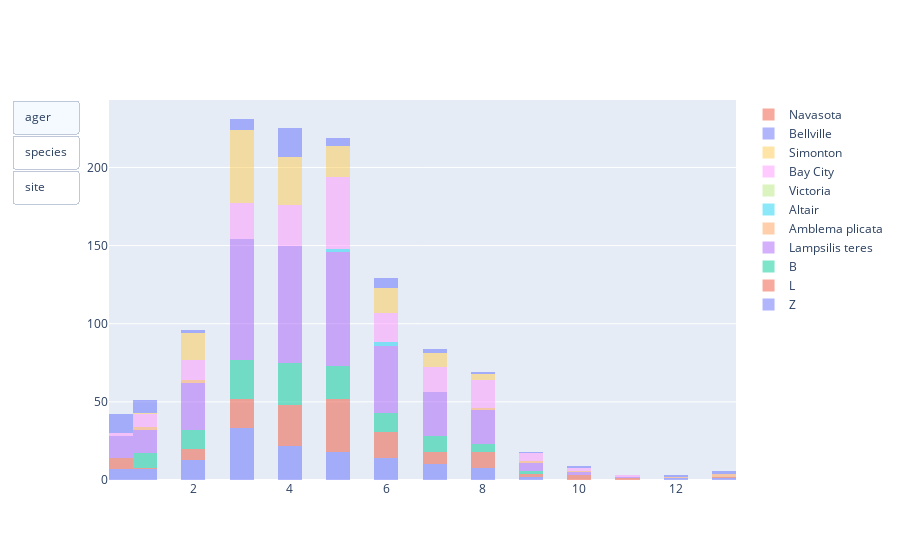

Notebook code cell kept with this figure:
### Code cell
#At work, I am treated with respect.
#defining list_updatemenus
list_updatemenus = [{'label': 'ager',
                     'method': 'update',
                     'args': [{'visible': [True, True, True, False, False, False, False, False, False, False, False, False]}, {'title': ''}]},
                    {'label': 'species',
                     'method': 'update',
                     'args': [{'visible': [False, False, False, True, True, False, False, False, False, False, False, False]}, {'title': ''}]},
                    {'label': 'site',
                     'method': 'update',
                     'args': [{'visible': [False, False, False, False, False, True, True, True, True, True, True, True]}, {'title': ''}]},   
                   ]
#defining graph objects
x_ager1 = df[df['ager']=="Z"]["age"]
x_ager2 = df[df['ager']=="L"]["age"]
x_ager3 = df[df['ager']=="B"]["age"]
x_teres = df[df['species']=="teres"]["age"]          
x_plicata = df[df['species']=="plicata"]["age"]
x_site1 = df[df['site']=="Altair, TX"]["age"]
x_site2 = df[df['site']=="Gonzales, TX "]["age"]
x_site3 = df[df['site']=="Victoria, TX"]["age"]
x_site4 = df[df['site']=="Bay City, TX"]["age"]
x_site5 = df[df['site']=="Simonton, TX"]["age"]
x_site6 = df[df['site']=="Bellville, TX"]["age"]
x_site7 = df[df['site']=="Navasota, TX"]["age"]
                 
#defining data
data=[go.Histogram(x=x_ager1,name='Z',opacity = .5),
      go.Histogram(x=x_ager2,name='L',opacity = .5),
      go.Histogram(x=x_ager3,name='B',opacity = .5),
      go.Histogram(x=x_teres,name='Lampsilis teres',opacity = .5),
      go.Histogram(x=x_plicata,name='Amblema plicata',opacity = .5),
      go.Histogram(x=x_site1,name='Altair',opacity = .5),
      go.Histogram(x=x_site2,name='Gonzales', opacity = .5),
      go.Histogram(x=x_site3,name='Victoria',opacity = .5),
      go.Histogram(x=x_site4,name='Bay City',opacity = .5),
      go.Histogram(x=x_site5,name='Simonton',opacity = .5),
      go.Histogram(x=x_site6,name='Bellville',opacity = .5),
      go.Histogram(x=x_site7,name='Navasota',opacity = .5),
     
     ]


#defining layout
layout=go.Layout(title='',updatemenus=list([dict(buttons= list_updatemenus,type = 'buttons')]),barmode='stack')

#defining layout and plotting
fig = go.Figure(data,layout)
fig.show()

### Figure 1 — Plotly figure (JSON) as saved in the notebook; plotly's stock layout.template omitted (floating-point values rounded to 4 significant figures; data arrays with more than 128 entries replaced by an {"elided": "..."} marker saying what was removed)
{"data": [{"name": "Z", "opacity": 0.5, "type": "histogram", "x": {"elided": "474 mixed values"}}, {"name": "L", "opacity": 0.5, "type": "histogram", "x": {"elided": "474 mixed values"}}, {"name": "B", "opacity": 0.5, "type": "histogram", "x": {"elided": "474 mixed values"}}, {"name": "Lampsilis teres", "opacity": 0.5, "type": "histogram", "x": {"elided": "447 mixed values"}}, {"name": "Amblema plicata", "opacity": 0.5, "type": "histogram", "x": {"elided": "975 mixed values"}}, {"name": "Altair", "opacity": 0.5, "type": "histogram", "x": {"elided": "339 mixed values"}}, {"name": "Gonzales", "opacity": 0.5, "type": "histogram", "x": []}, {"name": "Victoria", "opacity": 0.5, "type": "histogram", "x": {"elided": "300 str values"}}, {"name": "Bay City", "opacity": 0.5, "type": "histogram", "x": {"elided": "201 mixed values"}}, {"name": "Simonton", "opacity": 0.5, "type": "histogram", "x": {"elided": "150 mixed values"}}, {"name": "Bellville", "opacity": 0.5, "type": "histogram", "x": [12, 1, 2, 8, 13, 4, 3, 3, 4, 4, 7, 4, 3, 3, 5, 6, 4, 6, 0.5, 0.5, 0.5, 0.5, 0.5, 0.5, 10, 1, 2, 9, 13, 4, 5, 3, 5, 6, 7, 4, 5, 4, 5, 6, 4, 4, 0.5, 0.5, 0.5, 0.5, 0.5, 0.5, "", "", "", "", "", 4, 4, 3, 4, 3, 7, 4, 4, 4, 4, 6, 4, 6, 1, 1, 1, 1, 1, 1]}, {"name": "Navasota", "opacity": 0.5, "type": "histogram", "x": ["", "", "", "", "", "", "", "", "", "", "", "", "", "", "", "", "", "", "", "", "", "", "", "", "", "", "", "", "", "", "", "", "", "", "", "", "", "", "", "", "", "", "", "", "", "", "", "", "", "", "", "", "", "", "", "", ""]}], "layout": {"barmode": "stack", "title": {"text": ""}, "updatemenus": [{"buttons": [{"args": [{"visible": [true, true, true, false, false, false, false, false, false, false, false, false]}, {"title": ""}], "label": "ager", "method": "update"}, {"args": [{"visible": [false, false, false, true, true, false, false, false, false, false, false, false]}, {"title": ""}], "label": "species", "method": "update"}, {"args": [{"visible": [false, false, false, false, false, true, true, true, true, true, true, true]}, {"title": ""}], "label": "site", "method": "update"}], "type": "buttons"}]}}
